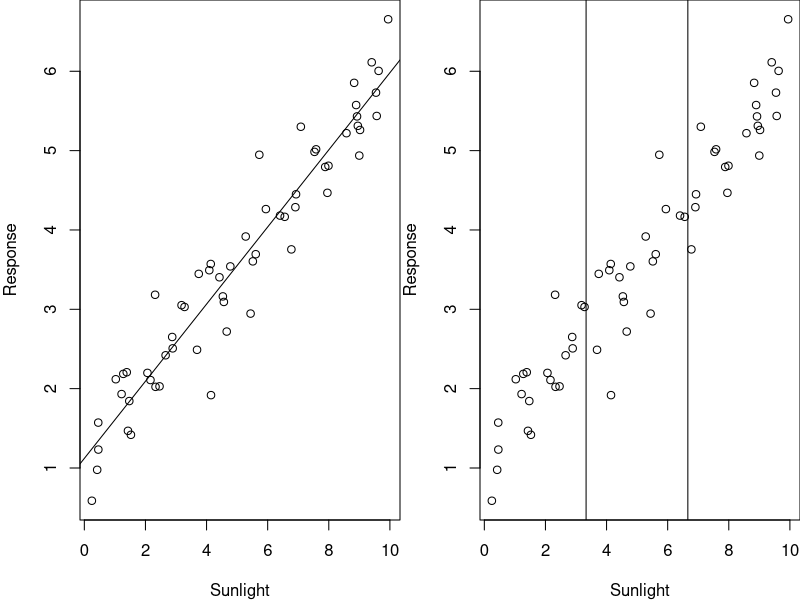
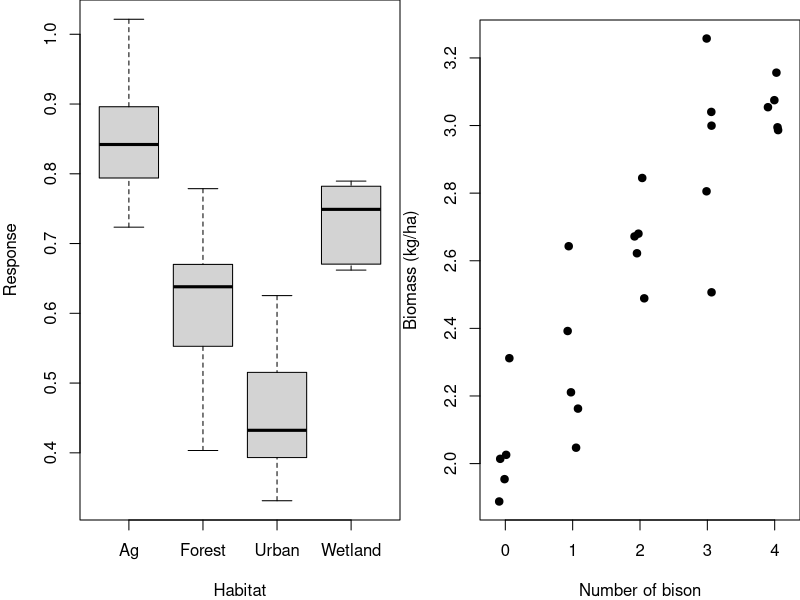
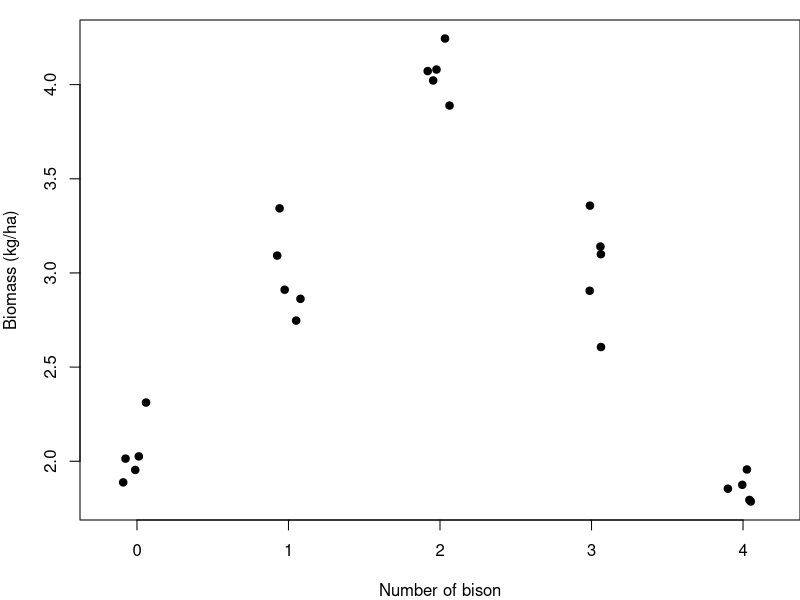
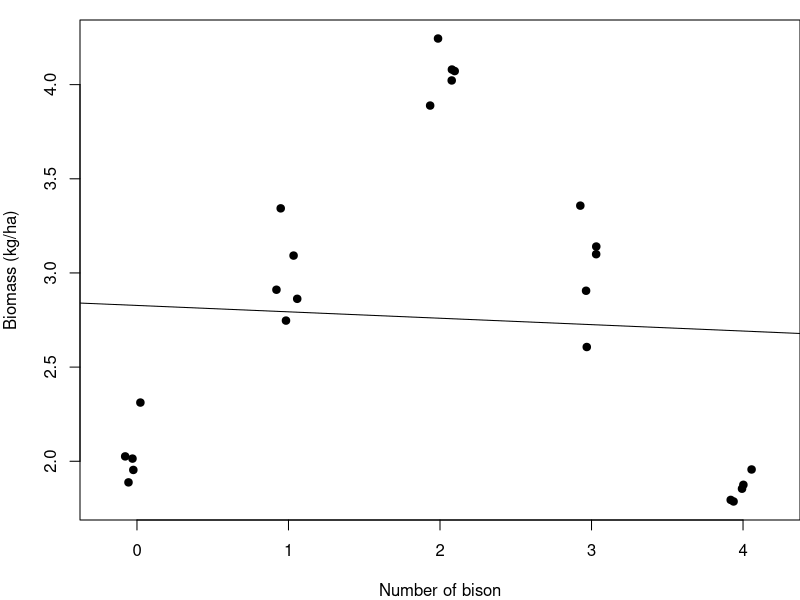
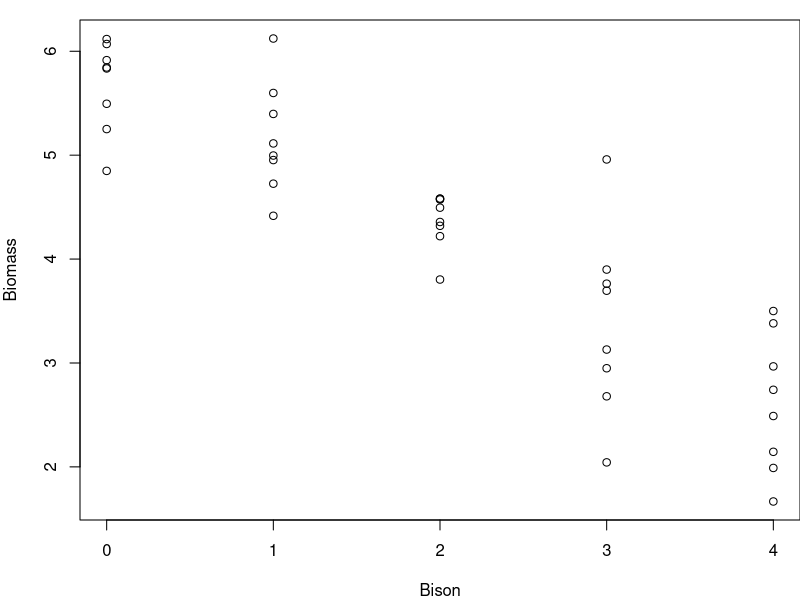
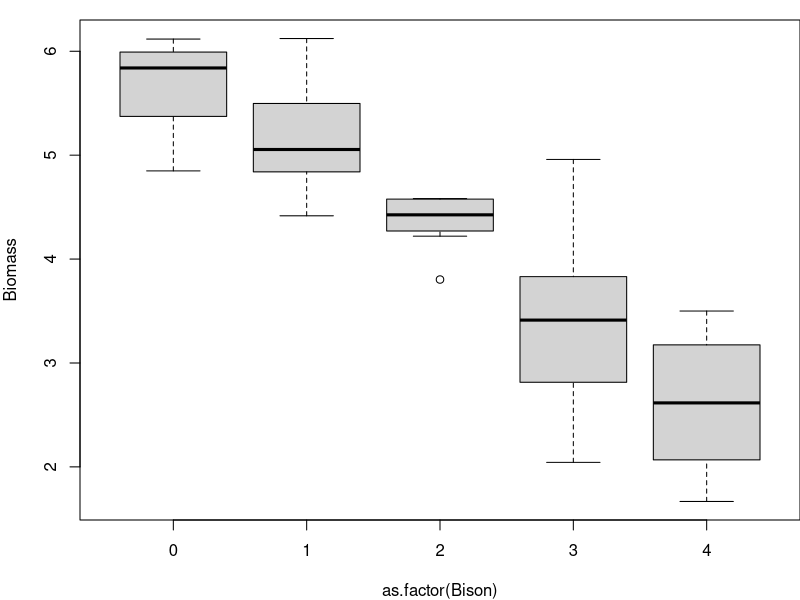
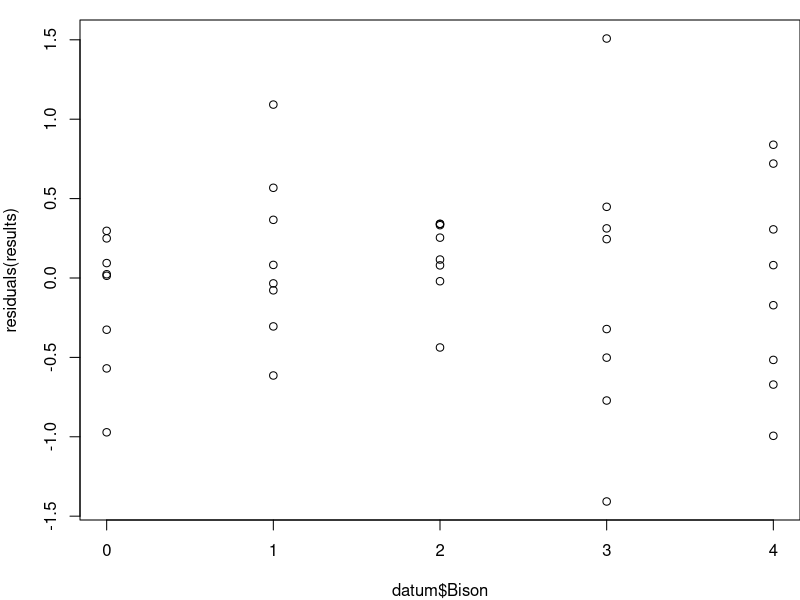
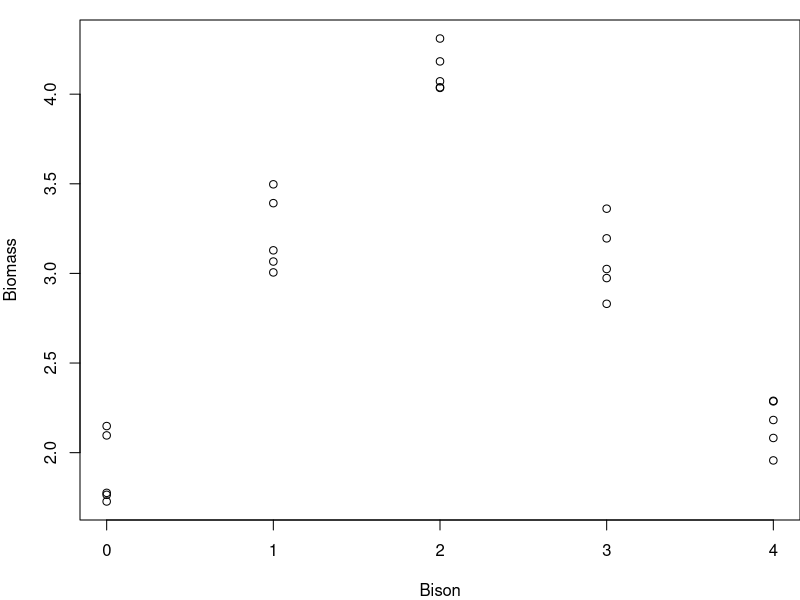

Write R code to recreate these figures, in order. (Note: this script raises an error after producing the figures.)
## ---- chunk 1

knitr::opts_chunk$set(
	echo = TRUE,
	message = FALSE,
	warning = FALSE,
	cache = TRUE
)
## ---- chunk 2

#  NRES 710, Analysis of Categorical Data (cont.)
#     University of Nevada, Reno
#     Continuous or Categorical Data?

## ---- chunk 3
# Set the seed for reproducibility & set graphing parameter
set.seed(123); par(mar=c(4,4,0,0)); par(mfrow=c(1,2))

# First dataset
# X variable
n <- 60
x <- runif(n, 0, 10)

# Error
error <- rnorm(n, 0, 0.5)

# Y variable
y <- 1 + 0.5*x + error

# Create dataframe
datum <- data.frame(Sunlight = x, Response = y)

# Plot w/ regression
plot(Response ~ Sunlight, data = datum)
abline(lm(Response ~ Sunlight, data=datum))

# Plot w/ binning
plot(Response ~ Sunlight, data = datum)
abline(v=3.33)
abline(v=6.66)
## ---- chunk 4
# Set the seed for reproducibility & set graphing parameter
set.seed(123); par(mar=c(4,4,0,0)); par(mfrow=c(1,2))

# First dataset
# X variable
n <- 40
x <- factor(c(rep("Ag", 10), rep("Forest", 10), rep("Urban", 10), rep("Wetland", 10)))
dummy <- data.frame(model.matrix(~ x - 1))
colnames(dummy) <- c("Ag", "Forest", "Urban", "Wetland")

# Simulate error
Error <- rnorm(length(x), 0, 0.1)

# Predict Y
Response <- 0.85 - 0.25 * dummy$Forest - 0.35 * dummy$Urban - 0.15 * dummy$Wetland + Error

# Dataframe
datum <- data.frame(Habitat = x, Response)

# Plot
plot(Response ~ Habitat, data = datum)
## ---- chunk 5
# Set the seed for reproducibility
set.seed(123)

# Graph
par(mar = c(4,4,1,0))

# Simulate the binomial X-variable (sex)
n <- 25
x <- c(rep(0, 5), rep(1, 5), rep(2, 5), rep(3, 5), rep(4, 5))

# error
error <- rnorm(n, 0, 0.2)

# Simulate continuous y-variable data
y <- 2 + x*0.3 + error

# Create dataframe
datum <- data.frame(Bison = x, Biomass = y)

# Plot
stripchart(Biomass ~ Bison, data = datum, vertical = TRUE, method = "jitter",
           pch = 19, xlab = "Number of bison", ylab = "Biomass (kg/ha)")
## ---- chunk 6
# Load necessary libraries
library(knitr)
#library(kableExtra)

# Create the data frame
data <- data.frame(
  #Group = c("Normality", "Linearity", "Homoscedasticity", "No autocorrelation"),
  `Continuous X` = c("**Simple model - 1 beta**", "**No worries about inflating Type I error**", "**1 results sentence**",  "**Interpolation/extrapolation**", "Assumption of linearity", "**More power***"),
  `Categorical X` = c("Complicated - 3 betas", "Post-hoc test", "10 results sentences", "No predictions", "**No assumption of linearity**", "Less power*")
)

# Create the table
kable(data, col.names = c("Continuous X", "Categorical X")) #%>%
  #kable_styling(full_width = FALSE)

## ---- chunk 7
# Set the seed for reproducibility
set.seed(123)

# Graph
par(mar = c(4,4,1,0), mfrow=c(1,1))

# Simulate the binomial X-variable (sex)
n <- 25
x <- c(rep(0, 5), rep(1, 5), rep(2, 5), rep(3, 5), rep(4, 5))

# Error
error <- rnorm(n, 0, 0.2)

# Dummy code x
dummy <- data.frame(x = as.factor(x))
dummy <- data.frame(model.matrix(~ dummy$x - 1, data=dummy))
colnames(dummy) <- c("Zero", "One", "Two", "Three", "Four")

# Simulate continuous y-variable data
y <- 2 + dummy$One * 1 + dummy$Two * 2 + dummy$Three * 1 + dummy$Four * 0 + error

# Create dataframe
datum <- data.frame(Bison = x, Biomass = y)

# Plot
stripchart(Biomass ~ Bison, data = datum, vertical = TRUE, method = "jitter",
           pch = 19, xlab = "Number of bison", ylab = "Biomass (kg/ha)")
## ---- chunk 8
# Aesthetics
par(mar = c(4,4,1,0), mfrow=c(1,1))

# Plot again
stripchart(Biomass ~ Bison, data = datum, vertical = TRUE, method = "jitter",
           pch = 19, xlab = "Number of bison", ylab = "Biomass (kg/ha)")

# Regression analysis
results <- lm(Biomass ~ Bison, data=datum)
abline(results)
## ---- chunk 9
### Code for F-Drop tests

# Read in the data
datum <- read.csv("lecture_10_dataset1.csv")
head(datum)

# Plot the data
plot(Biomass ~ Bison, data = datum)
# In this case, R saws numbers in the 'Bison' column and treated the variable as continuous

# Plot the data with X as a categorical variable
plot(Biomass ~ as.factor(Bison), data = datum)
# Use the as.factor function to get R to treat variable as a categorical variable
# We could have manually created categorical variable or dummy-coded variables in Excel, but
# using as.factor is much easier.
# We could also also create a new variable and save it in our 'datum'

# Run a regression, where we treat Bison as continuous
results <- lm(Biomass ~ Bison, data = datum)
summary(results)
# Bison is continuous, because R saw numbers for that variable
# We know this because we only got 1 beta from the analysis

# Residuals plot
plot(residuals(results) ~ datum$Bison)
# Error in data appear normally distributed, etc.

# Run an ANOVA - treat Bison as categorical
results2 <- lm(Biomass ~ as.factor(Bison), data = datum)
# use the as.factor function to get R to treat 'Bison' as continuous
summary(results2)

# Conduct the f-drop test
anova(results2, results)
# The two models we have are the arguments
# Usually, you should list the more complicated model first
# Note: the two models can't have the same number of parameters
# A significant p-value means the more complex model is a significant improvement in fit
# A non-significant p-value means the simpler model is adequate
# Note: RSS (which is the same thing as SSE) is always lower in the more complex model

## ---- chunk 10
# Read in the data
datum <- read.csv("lecture_10_dataset2.csv")
head(datum)

# Plot the data
plot(Biomass ~ Bison, data = datum)

## ---- chunk 11
# BONUS: How to fit a quadratic curve to data when x is continuous

# Fit a linear model
results <- lm(Biomass ~ Bison, data = datum)

#Fit a quadratic curve to data when x is continuous
results3 <- lm(Biomass ~ Bison + I(Bison^2), data = datum)
anova(results3, results)

## ---- chunk 12
# Read in dataset 1
datum <- read.csv("lecture_10_dataset1.csv")

# Simple linear model
results <- lm(Biomass ~ Bison, data = datum)
summary(results)



## ---- chunk 13
###################### 'Truth' ######################## 
### Lecture 10: code to simulate data for F-drop tests 

# Set the seed for reproducibility
set.seed(111)

## First dataset
# X variable
Bison <- c(rep(0, 8), rep(1, 8), rep(2, 8), rep(3, 8), rep(4, 8))

# Error
error <- rnorm(length(Bison), 0, 0.5)

# Y variable
Biomass <- 6 - 0.8*Bison + error

# Create dataframe
datum <- data.frame(Bison, Biomass)

# Save the CSV file
write.csv(datum, "lecture_10_dataset1.csv", row.names = FALSE)

## Second dataset
# X variable
n <- 25
x <- c(rep(0, 5), rep(1, 5), rep(2, 5), rep(3, 5), rep(4, 5))

# Error
error <- rnorm(n, 0, 0.2)

# Dummy code x
dummy <- data.frame(x = as.factor(x))
dummy <- data.frame(model.matrix(~ dummy$x - 1, data=dummy))
colnames(dummy) <- c("Zero", "One", "Two", "Three", "Four")

# Simulate continuous y-variable data
y <- 2 + dummy$One * 1 + dummy$Two * 2 + dummy$Three * 1 + dummy$Four * 0 + error

# Create dataframe
datum <- data.frame(Bison = x, Biomass = y)

# Save the CSV file
write.csv(datum, "lecture_10_dataset2.csv", row.names = FALSE)
